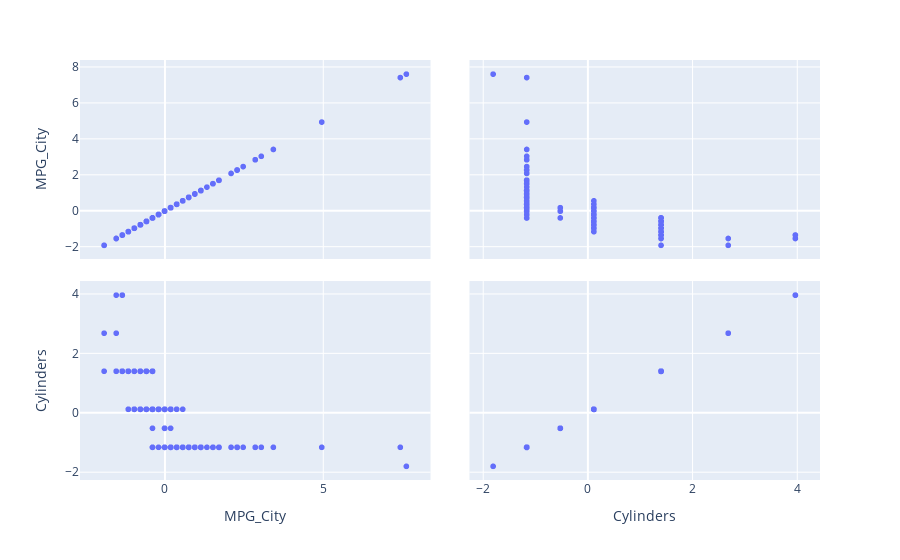

Notebook cell for this chart:
### Markdown cell above
- Nuevamente, vemos que el tamaño del motor no está relacionado con la eficiencia del mismo, parece ser que los motores más comunes están entre 0 y 2.

### Code cell
fig = px.scatter_matrix(df_Excluide[["MPG_City","Cylinders"]])
fig.show()

### Figure 1 — Plotly figure (JSON) as saved in the notebook; plotly's stock layout.template omitted (floating-point values rounded to 4 significant figures; data arrays with more than 128 entries replaced by an {"elided": "..."} marker saying what was removed)
{"data": [{"dimensions": [{"axis": {"matches": true}, "label": "MPG_City", "values": {"elided": "428 float values"}}, {"axis": {"matches": true}, "label": "Cylinders", "values": {"elided": "428 float values"}}], "hovertemplate": "%{xaxis.title.text}=%{x}<br>%{yaxis.title.text}=%{y}<extra></extra>", "legendgroup": "", "marker": {"color": "#636efa", "symbol": "circle"}, "name": "", "showlegend": false, "type": "splom"}], "layout": {"dragmode": "select", "legend": {"tracegroupgap": 0}, "margin": {"t": 60}}}
